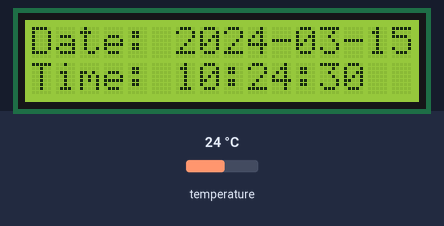
The sketch below on a simulated Arduino Nano, built with avr-gcc and run on an emulated ATmega328P. On the bench: 16×2 character LCD. The inputs (shaded band) are chosen by the test bench; at power-on: temperature 24 °C. The local clock reads 2024-03-15 10:24:30 at power-on unless the sketch sets it; what the sketch prints to the serial monitor is not drawn.

Above: at 0.2 s.
At 4.7 s:
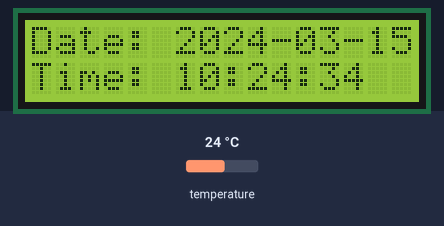
At 9.2 s:
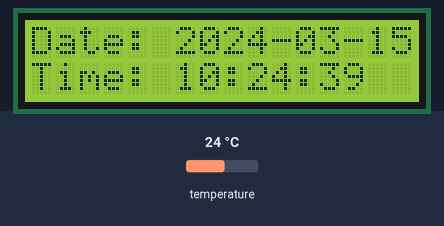
At 19.3 s:
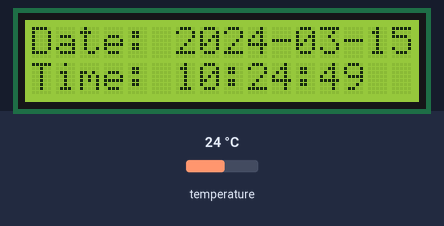
At 28.3 s:
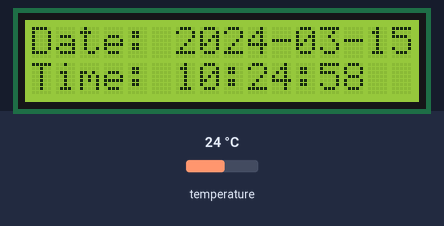
At 38.4 s:
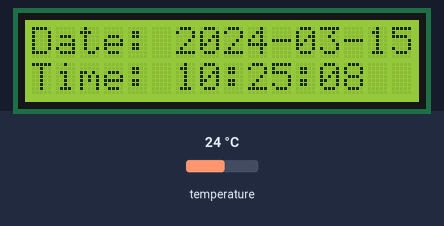

The sketch:

Display_time_on_LCD.ino
```cpp
// Arduino Nano Real Time Clock DS3231 with I2C LCD Display

#include <DS3231.h>
#include <Wire.h>
#include <LiquidCrystal_I2C.h>

DS3231 Clock;
bool Century=false;
bool h12;
bool PM;
byte ADay, AHour, AMinute, ASecond, ABits;
bool ADy, A12h, Apm;
LiquidCrystal_I2C lcd(0x27, 2, 1, 0, 4, 5, 6, 7, 3, POSITIVE); // Set lcd address to 0x27

void setup() {

  Wire.begin();       // Start the I2C interface
  Serial.begin(9600); // Start the serial interface

  lcd.begin(16,2);    // Init the LCD 2x16
  lcd.backlight();    // turn of backlight

}

void loop() {

  // Print to the serial monitor.
  // YEAR
  Serial.print("Year ");
  Serial.print("20");
  Serial.print(Clock.getYear(), DEC);
  Serial.print(' ');

  // MONTH
  Serial.print("Month: ");
  Serial.print(Clock.getMonth(Century), DEC);
  Serial.print(' ');

  // DAY
  Serial.print("Day: ");
  Serial.print(Clock.getDate(), DEC);
  Serial.print(' ');

  // DAY OF THE WEEK
  Serial.print("DayOfWeek: ");
  Serial.print(Clock.getDoW(), DEC);
  Serial.print(' ');
  Serial.print('\n');

  // HOUR, MINUTE, SECOND
 Serial.print("HMS: ");
  Serial.print(Clock.getHour(h12, PM), DEC);
  Serial.print(' ');
  Serial.print(Clock.getMinute(), DEC);
  Serial.print(' ');
  if (Clock.getSecond() < 10) {
    Serial.print("0");
    Serial.print(Clock.getSecond(), DEC);
  } else {
    Serial.print(Clock.getSecond(), DEC);
  }
  // Add AM/PM indicator
  if (h12) {
    if (PM) {
      Serial.print(" PM ");
    } else {
      Serial.print(" AM ");
    }
  } else {
    Serial.print(" 24h ");
  }

  // TEMP -  Display the temperature
  Serial.print("Temp = ");
  Serial.print(Clock.getTemperature(), 2);

  // Tell whether the time is (likely to be) valid
  if (Clock.oscillatorCheck()) {
    Serial.print(" O+");
  } else {
    Serial.print(" O-");
  }

  // ALARM - Indicate whether an alarm went off
  if (Clock.checkIfAlarm(1)) {
    Serial.print(" A1!");
  }
  if (Clock.checkIfAlarm(2)) {
    Serial.print(" A2!");
  }
  // New line on display
  Serial.print('\n');

    // ALARM 1 - Display Alarm 1 information
    Serial.print("Alarm 1: ");
    Clock.getA1Time(ADay, AHour, AMinute, ASecond, ABits, ADy, A12h, Apm);
    Serial.print(ADay, DEC);
    if (ADy) {
      Serial.print(" DoW");
    } else {
      Serial.print(" Date");
    }
    Serial.print(' ');
    Serial.print(AHour, DEC);
    Serial.print(' ');
    Serial.print(AMinute, DEC);
    Serial.print(' ');
    Serial.print(ASecond, DEC);
    Serial.print(' ');
    if (A12h) {
      if (Apm) {
        Serial.print('pm ');
      } else {
        Serial.print('am ');
      }
    }
    if (Clock.checkAlarmEnabled(1)) {
      Serial.print("enabled");
    } else {
      Serial.print("disabled");
    }
    Serial.print('\n');

    // ALARM 2 - Display Alarm 2 information
    Serial.print("Alarm 2: ");
    Clock.getA2Time(ADay, AHour, AMinute, ABits, ADy, A12h, Apm);
    Serial.print(ADay, DEC);
    if (ADy) {
      Serial.print(" DoW");
    } else {
      Serial.print(" Date");
    }
    Serial.print(' ');
    Serial.print(AHour, DEC);
    Serial.print(' ');
    Serial.print(AMinute, DEC);
    Serial.print(' ');
    if (A12h) {
      if (Apm) {
        Serial.print('pm');
      } else {
        Serial.print('am');
      }
    }
    if (Clock.checkAlarmEnabled(2)) {
      Serial.print("enabled");
    } else {
      Serial.print("disabled");
    }

    // display alarm bits
    Serial.print('\nAlarm bits: ');
    Serial.print(ABits, BIN);

    Serial.print('\n');
    Serial.print('\n');

  //Print to LCD
  lcd.setCursor(0,0); // Set the cursor in position 0,0 (first column, first row)

  lcd.print("Date: 20");
  lcd.print(Clock.getYear(), DEC);
  lcd.print("-");
  if (Clock.getMonth(Century) < 10) {
    lcd.print("0");
    lcd.print(Clock.getMonth(Century), DEC);
  } else {
    lcd.print(Clock.getMonth(Century), DEC);
  }
  lcd.print("-");
  lcd.print(Clock.getDate(), DEC);

  lcd.setCursor(0,1); // Set the cursor in position 0,1 (first column, second row)

  lcd.print("Time: ");
  lcd.print(Clock.getHour(h12, PM), DEC);
  lcd.print(":");
  lcd.print(Clock.getMinute(), DEC);
  lcd.print(":");
  if (Clock.getSecond() < 10) {
    lcd.print(0, DEC);
    lcd.print(Clock.getSecond(), DEC);
  } else {
    lcd.print(Clock.getSecond(), DEC);
  }

  delay(1000);
}
```

Measured:
- what the display in image 0 shows lasts 1.1 s, from 0.2 s to 1.3 s
